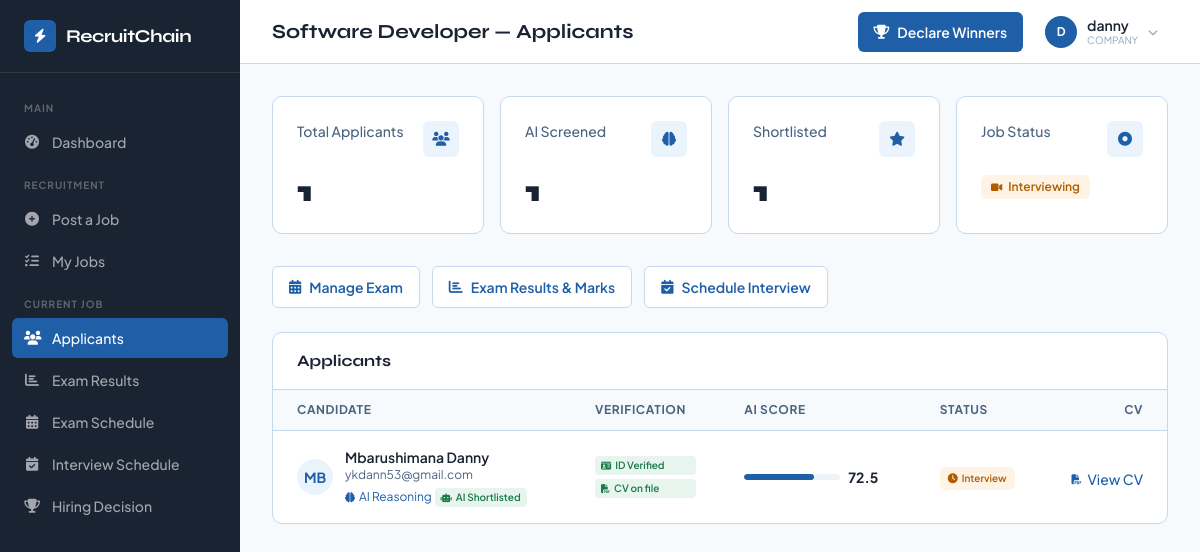
Page /applicants.php?job=7 (signed in) on the committed database.
### tables this page shows
CREATE TABLE `jobs` (
  `id` int(10) UNSIGNED NOT NULL,
  `company_id` int(10) UNSIGNED NOT NULL,
  `title` varchar(255) NOT NULL,
  `department` varchar(100) DEFAULT NULL,
  `description` longtext NOT NULL,
  `responsibilities` longtext DEFAULT NULL CHECK (json_valid(`responsibilities`)),
  `required_skills` longtext DEFAULT NULL CHECK (json_valid(`required_skills`)),
  `required_education` varchar(100) DEFAULT NULL,
  `required_certs` longtext DEFAULT NULL CHECK (json_valid(`required_certs`)),
  `min_experience` int(11) DEFAULT 0,
  `positions_count` int(11) DEFAULT 1,
  `deadline` datetime NOT NULL,
  `salary_min` decimal(10,2) DEFAULT NULL,
  `salary_max` decimal(10,2) DEFAULT NULL,
  `job_type` enum('REMOTE','ONSITE','HYBRID') DEFAULT 'ONSITE',
  `employment_type` enum('FULL_TIME','PART_TIME','CONTRACT') DEFAULT 'FULL_TIME',
  `location` varchar(255) DEFAULT NULL,
  `job_hash` char(64) DEFAULT NULL,
  `icp_confirmed` tinyint(1) DEFAULT 0,
  `marks_published` tinyint(1) DEFAULT 0,
  `status` enum('ACTIVE','SCREENING','EXAMINING','INTERVIEWING','COMPLETED') DEFAULT 'ACTIVE',
  `created_at` timestamp NULL DEFAULT current_timestamp(),
  `updated_at` timestamp NULL DEFAULT current_timestamp() ON UPDATE current_timestamp(),
  `eligible_educations` longtext DEFAULT NULL CHECK (json_valid(`eligible_educations`)),
  `exam_num_questions` int(10) UNSIGNED DEFAULT 10,
  `exam_time_limit_min` int(10) UNSIGNED DEFAULT 60,
  `exam_open_ended` int(10) UNSIGNED DEFAULT 3,
  `exam_closed_ended` int(10) UNSIGNED DEFAULT 7,
  `exam_sample_doc_path` varchar(500) DEFAULT NULL,
  `exam_start_at` datetime DEFAULT NULL,
  `exam_end_at` datetime DEFAULT NULL,
  `interview_shortlist_n` int(10) UNSIGNED DEFAULT 5,
  `interview_start_at` datetime DEFAULT NULL,
  `interview_time_limit_min` int(10) UNSIGNED DEFAULT 5,
  `interview_max_questions` int(10) UNSIGNED DEFAULT 5,
  `interview_end_at` datetime DEFAULT NULL
);

CREATE TABLE `applications` (
  `id` int(10) UNSIGNED NOT NULL,
  `job_id` int(10) UNSIGNED NOT NULL,
  `user_id` int(10) UNSIGNED NOT NULL,
  `cv_hash_snap` char(64) DEFAULT NULL,
  `icp_confirmed` tinyint(1) DEFAULT 0,
  `status` enum('APPLIED','SCREENED','EXAM_INVITED','EXAM_DONE','INTERVIEW_INVITED','INTERVIEW_DONE','SELECTED','REJECTED') DEFAULT 'APPLIED',
  `applied_at` timestamp NULL DEFAULT current_timestamp(),
  `updated_at` timestamp NULL DEFAULT current_timestamp() ON UPDATE current_timestamp()
);

CREATE TABLE `screening_results` (
  `id` int(10) UNSIGNED NOT NULL,
  `application_id` int(10) UNSIGNED NOT NULL,
  `job_id` int(10) UNSIGNED NOT NULL,
  `total_score` decimal(5,2) DEFAULT NULL,
  `skills_score` decimal(5,2) DEFAULT NULL,
  `experience_score` decimal(5,2) DEFAULT NULL,
  `education_score` decimal(5,2) DEFAULT NULL,
  `credentials_score` decimal(5,2) DEFAULT NULL,
  `explanation` text DEFAULT NULL,
  `is_shortlisted` tinyint(1) DEFAULT 0,
  `created_at` timestamp NULL DEFAULT current_timestamp()
);

CREATE TABLE `users` (
  `id` int(10) UNSIGNED NOT NULL,
  `email` varchar(255) NOT NULL,
  `password` varchar(255) NOT NULL,
  `role` enum('SEEKER','COMPANY','ADMIN') NOT NULL,
  `full_name` varchar(255) NOT NULL,
  `phone` varchar(50) DEFAULT NULL,
  `country` varchar(100) DEFAULT NULL,
  `date_of_birth` date DEFAULT NULL,
  `face_descriptor` longtext DEFAULT NULL CHECK (json_valid(`face_descriptor`)),
  `face_verified` tinyint(1) DEFAULT 0,
  `face_image_path` varchar(500) DEFAULT NULL,
  `cv_path` varchar(500) DEFAULT NULL,
  `cv_hash` char(64) DEFAULT NULL,
  `identity_hash` char(64) DEFAULT NULL,
  `icp_confirmed` tinyint(1) DEFAULT 0,
  `is_suspended` tinyint(1) DEFAULT 0,
  `suspended_reason` text DEFAULT NULL,
  `login_attempts` int(11) DEFAULT 0,
  `locked_until` datetime DEFAULT NULL,
  `created_at` timestamp NULL DEFAULT current_timestamp(),
  `updated_at` timestamp NULL DEFAULT current_timestamp() ON UPDATE current_timestamp(),
  `national_id` varchar(50) DEFAULT NULL,
  `father_name` varchar(255) DEFAULT NULL,
  `mother_name` varchar(255) DEFAULT NULL,
  `gender` enum('Male','Female','Other') DEFAULT NULL,
  `place_of_birth` varchar(255) DEFAULT NULL,
  `residence_district` varchar(100) DEFAULT NULL,
  `residence_sector` varchar(100) DEFAULT NULL,
  `residence_cell` varchar(100) DEFAULT NULL,
  `residence_village` varchar(100) DEFAULT NULL,
  `profile_complete` tinyint(1) DEFAULT 0
);

### applicants.php (the view, shortened to what the rows shown need)
<?php
require 'includes/db.php';
$jobId = (int)($_GET['job'] ?? 0);
$comp = pdo()->prepare("SELECT c.id FROM companies c WHERE c.user_id=?");
$comp->execute([current_user_id()]);
$company = $comp->fetch();
$job = pdo()->prepare("SELECT * FROM jobs WHERE id=? AND company_id=?");
$job->execute([$jobId, $company['id'] ?? 0]);
$job = $job->fetch();
$apps = pdo()->prepare("
    SELECT a.id as app_id, a.*, u.full_name, u.email, u.cv_path,
           u.face_verified, u.national_id,
           sr.total_score, sr.skills_score, sr.experience_score,
           sr.education_score, sr.credentials_score, sr.explanation, sr.is_shortlisted
    FROM applications a
    JOIN users u ON a.user_id=u.id
    LEFT JOIN screening_results sr ON sr.application_id=a.id
    WHERE a.job_id=? ORDER BY sr.total_score DESC, a.applied_at ASC
");
$apps->execute([$jobId]);
$applicants = $apps->fetchAll();
$shortlistedCount = count(array_filter($applicants, fn($a) => $a['is_shortlisted']));
$screened         = count(array_filter($applicants, fn($a) => $a['total_score'] !== null));
$pageTitle = htmlspecialchars($job['title']) . ' — Applicants';
?>
<!DOCTYPE html>
<html lang="en">
<head>
  <link rel="stylesheet" href="https://cdnjs.cloudflare.com/ajax/libs/font-awesome/6.5.0/css/all.min.css">
  <script src="https://cdn.tailwindcss.com"></script>
</head>
<body class="bg-[#F7FAFD] font-body text-[#1A2332]">
<div class="ml-[240px] min-h-screen">
  <?php
  include 'includes/topbar.php';
  ?>
  <main class="p-8 max-w-[1200px]" x-data="applicantsApp()">
    <div class="grid grid-cols-2 lg:grid-cols-4 gap-4 mb-8">
      <div class="bg-white border border-[#C5D8EE] rounded-[10px] p-6">
        <div class="flex items-start justify-between mb-4">
          <p class="text-sm font-medium text-[#4A6380]">AI Screened</p>
          <div class="w-9 h-9 bg-[#EBF3FC] rounded-[6px] flex items-center justify-center">
          </div>
        </div>
        <p class="font-display font-extrabold text-[#1A2332] text-3xl"><?= $screened ?></p>
      </div>
      <div class="bg-white border border-[#C5D8EE] rounded-[10px] p-6">
        <div class="flex items-start justify-between mb-4">
          <p class="text-sm font-medium text-[#4A6380]">Shortlisted</p>
          <div class="w-9 h-9 bg-[#EBF3FC] rounded-[6px] flex items-center justify-center">
          </div>
        </div>
        <p class="font-display font-extrabold text-[#1A2332] text-3xl" id="shortlist-count"><?= $shortlistedCount ?></p>
      </div>
    </div>
    <?php if (empty($applicants)): ?>
    <div class="bg-white border border-[#C5D8EE] rounded-[10px] p-16 text-center">
      <div class="w-14 h-14 bg-[#EEF3F8] rounded-[10px] flex items-center justify-center mx-auto mb-4">
        <i class="fa-solid fa-users text-2xl text-[#8FAABF]"></i>
      </div>
      <h3 class="font-display font-bold text-[#1A2332] text-base mb-1">No applicants yet</h3>
      <p class="text-sm text-[#4A6380]">Applications will appear here once candidates apply.</p>
    </div>
    <?php else: ?>
    <div class="bg-white border border-[#C5D8EE] rounded-[10px] overflow-hidden">
      <table class="w-full">
        <thead>
          <tr class="bg-[#F7FAFD] border-b border-[#C5D8EE]">
            <th class="px-6 py-3 text-left text-xs font-bold text-[#4A6380] uppercase tracking-wider">Candidate</th>
            <th class="px-6 py-3 text-left text-xs font-bold text-[#4A6380] uppercase tracking-wider">Verification</th>
            <th class="px-6 py-3 text-left text-xs font-bold text-[#4A6380] uppercase tracking-wider">AI Score</th>
            <th class="px-6 py-3 text-left text-xs font-bold text-[#4A6380] uppercase tracking-wider w-[110px]">Status</th>
            <th class="px-6 py-3 text-right text-xs font-bold text-[#4A6380] uppercase tracking-wider">CV</th>
          </tr>
        </thead>
        <tbody class="divide-y divide-[#C5D8EE]">
          <?php foreach ($applicants as $a):
            $statusBadge = match($a['status']) {
              'EXAM_INVITED'      => ['bg-[#FFF3E6] text-[#B05C00]',  'fa-clock',        'Exam Invite'],
              'INTERVIEW_INVITED' => ['bg-[#FFF3E6] text-[#B05C00]',  'fa-clock',        'Interview'],
              'EXAM_DONE'         => ['bg-[#E8F5EE] text-[#1A7A4A]',  'fa-circle-check', 'Exam Done'],
              'INTERVIEW_DONE'    => ['bg-[#E8F5EE] text-[#1A7A4A]',  'fa-circle-check', 'IV Done'],
              'SELECTED'          => ['bg-[#E8F5EE] text-[#1A7A4A]',  'fa-trophy',       'Selected'],
              'REJECTED'          => ['bg-[#FDECEA] text-[#C0392B]',  'fa-circle-xmark', 'Rejected'],
              'ABSENT'            => ['bg-[#FDECEA] text-[#C0392B]',  'fa-user-xmark',   'Absent'],
              'SCREENED'          => ['bg-[#E8F5EE] text-[#1A7A4A]',  'fa-brain',        'Screened'],
              default             => ['bg-[#EBF3FC] text-[#1E5FA8]',  'fa-circle-dot',   $a['status']],
            };
            [$bc, $bi, $bl] = $statusBadge;
          ?>
          <?php
            $faceOk   = !empty($a['face_verified']);
            $idOk     = !empty($a['national_id']);
            $cvOk     = !empty($a['cv_path']);
            $verified = $faceOk && $idOk;
          ?>
          <tr class="hover:bg-[#F7FAFD] transition-colors" id="row-<?= $a['app_id'] ?>">
            <td class="px-6 py-4">
              <div class="flex items-center gap-3">
                <div class="w-9 h-9 rounded-full bg-[#EBF3FC] flex items-center justify-center flex-shrink-0">
                  <span class="text-sm font-bold text-[#1E5FA8]"><?= strtoupper(substr($a['full_name'], 0, 2)) ?></span>
                </div>
                <div>
                  <p class="text-sm font-semibold text-[#1A2332]"><?= htmlspecialchars($a['full_name']) ?></p>
                  <p class="text-xs text-[#4A6380]"><?= htmlspecialchars($a['email']) ?></p>
                  <?php if ($a['explanation']): ?>
                  <button type="button"
                          onclick="showReasoning(<?= htmlspecialchars(json_encode($a['full_name'])) ?>, <?= htmlspecialchars(json_encode($a['explanation'])) ?>, <?= (float)($a['total_score'] ?? 0) ?>, <?= (float)($a['skills_score'] ?? 0) ?>, <?= (float)($a['experience_score'] ?? 0) ?>, <?= (float)($a['education_score'] ?? 0) ?>, <?= (float)($a['credentials_score'] ?? 0) ?>)"
                          class="mt-1 inline-flex items-center gap-1 text-xs text-[#1E5FA8] hover:underline">
                    <i class="fa-solid fa-brain text-[10px]"></i> AI Reasoning
                  </button>
                  <?php endif; ?>
                  <?php if ($a['is_shortlisted']): ?>
                  <span class="mt-1 inline-flex items-center gap-1 px-1.5 py-0.5 rounded bg-[#E8F5EE] text-[#1A7A4A] text-[10px] font-semibold">
                    <i class="fa-solid fa-robot text-[9px]"></i> AI Shortlisted
                  </span>
                  <?php endif; ?>
                </div>
              </div>
            </td>
            <td class="px-6 py-4">
              <div class="flex flex-col gap-1">
                <span class="inline-flex items-center gap-1 px-1.5 py-0.5 rounded text-[10px] font-semibold <?= $verified ? 'bg-[#E8F5EE] text-[#1A7A4A]' : 'bg-[#FDECEA] text-[#C0392B]' ?>">
                  <i class="fa-solid <?= $verified ? 'fa-id-card' : 'fa-circle-xmark' ?> text-[9px]"></i>
                  <?= $verified ? 'ID Verified' : 'Not Verified' ?>
                </span>
                <span class="inline-flex items-center gap-1 px-1.5 py-0.5 rounded text-[10px] font-semibold <?= $cvOk ? 'bg-[#E8F5EE] text-[#1A7A4A]' : 'bg-[#FFF3E6] text-[#B05C00]' ?>">
                  <i class="fa-solid <?= $cvOk ? 'fa-file-pdf' : 'fa-file-circle-xmark' ?> text-[9px]"></i>
                  <?= $cvOk ? 'CV on file' : 'No CV' ?>
                </span>
              </div>
            </td>
            <td class="px-6 py-4">
              <?php if ($a['total_score'] !== null): ?>
              <div class="flex items-center gap-2">
                <div class="w-24 h-1.5 bg-[#EEF3F8] rounded-full overflow-hidden">
                  <div class="h-full bg-[#1E5FA8] rounded-full" style="width: <?= min(100, (float)$a['total_score']) ?>%"></div>
                </div>
                <span class="text-sm font-bold text-[#1A2332]"><?= number_format((float)$a['total_score'], 1) ?></span>
              </div>
              <?php else: ?>
              <span class="text-[#8FAABF]">—</span>
              <?php endif; ?>
            </td>
            <td class="px-6 py-4">
              <span class="inline-flex items-center gap-1 px-2 py-1 rounded-[6px] <?= $bc ?> text-[10px] font-semibold whitespace-nowrap">
                <i class="fa-solid <?= $bi ?>"></i> <?= $bl ?>
              </span>
            </td>
            <td class="px-6 py-4 text-right">
              <?php if ($a['cv_path']): ?>
              <a href="/<?= htmlspecialchars($a['cv_path']) ?>" target="_blank"
                 class="inline-flex items-center gap-1.5 text-sm font-medium text-[#1E5FA8] hover:underline">
                <i class="fa-solid fa-file-pdf text-[10px]"></i> View CV
              </a>
              <?php else: ?>
              <span class="text-[#8FAABF] text-sm">—</span>
              <?php endif; ?>
            </td>
          </tr>
          <?php endforeach; ?>
        </tbody>
      </table>
    </div>
    <?php endif; ?>
  </main>
</div>
</body>
</html>

### includes/topbar.php (shortened to what the rows shown need)
<?php
$pageTitle     ??= 'RecruitChain';
?>
<header x-data
        class="sticky top-0 z-30 h-16 bg-white border-b border-[#C5D8EE] flex items-center px-4 md:px-8 gap-3 md:gap-4">
  <div class="flex-1 min-w-0">
    <h1 class="font-display font-bold text-[#1A2332] text-xl truncate"><?= htmlspecialchars($pageTitle) ?></h1>
  </div>
</header>

### rows in the picture
jobs: title "Software Developer — Applicants"
applications: screening_results.total_score "1", screening_results.is_shortlisted "1", user.full_name "MB", user.full_name "Mbarushimana Danny", user.email "ykdann53@gmail.com", screening_results.total_score "72.5", bl "Interview"

### other values in the picture
$label "MAIN RECRUITMENT CURRENT JOB"
$label "Dashboard Post a Job My Jobs Applicants Exam Results Exam Schedule Interview Schedule Hiring Decision"
$tbInitial "D"
$tbName "danny"
$tbRole "COMPANY"
count($applicants) "1"
$jl "Interviewing"
